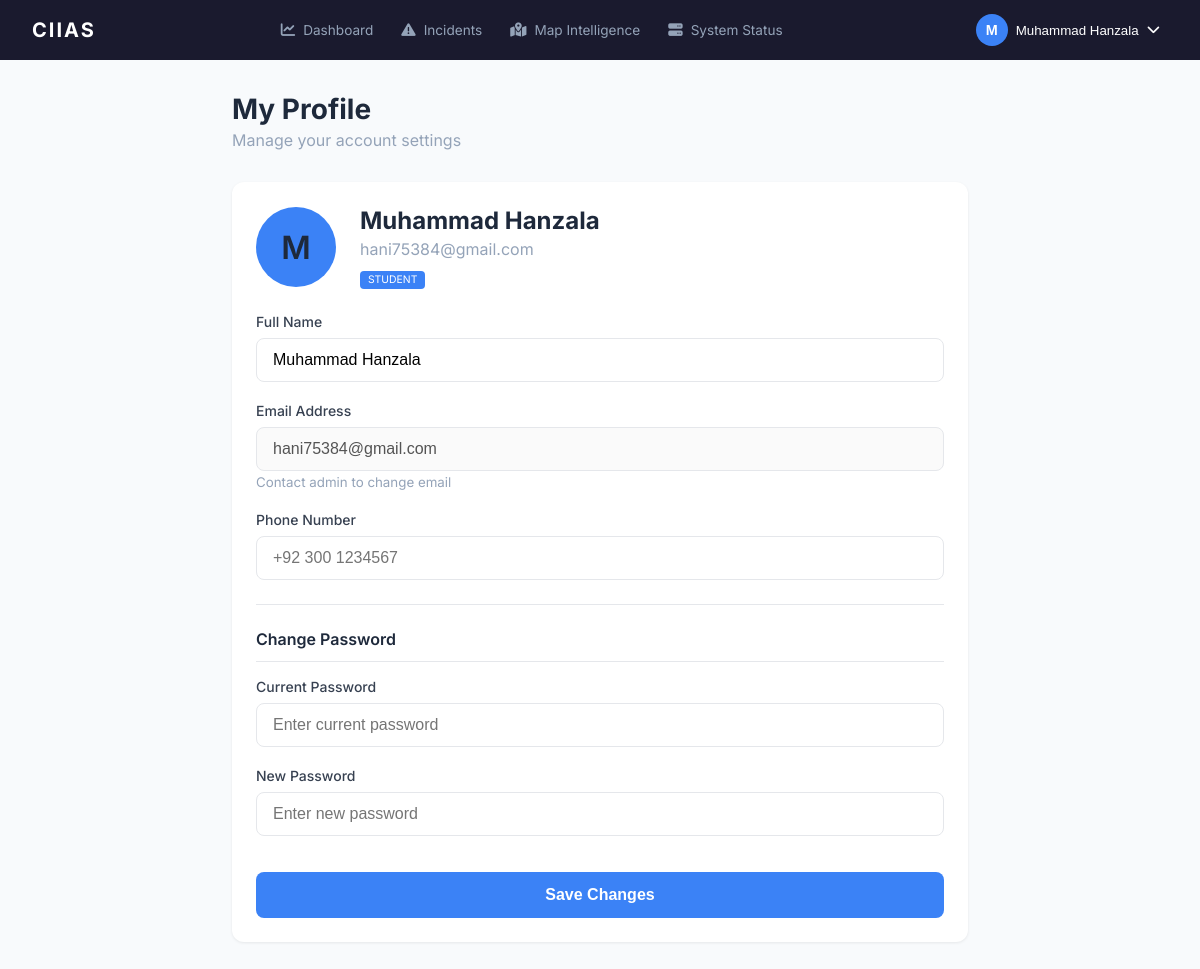
/profile (signed in), run on an earlier commit of the app's database.
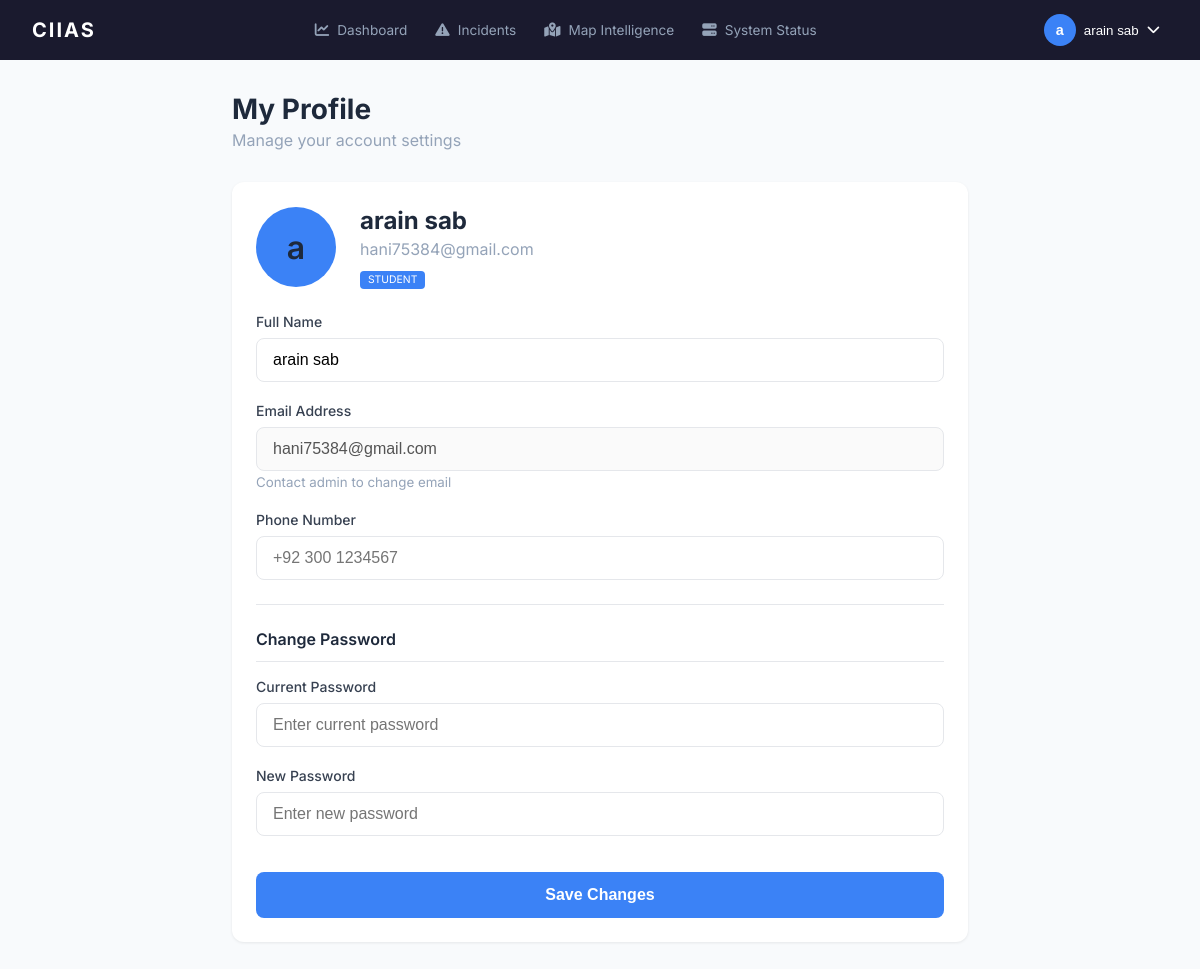
And on a later commit of the database.
### app/models.py (models this page shows, shortened)
class User(db.Model):
    __tablename__ = 'users'
    id = db.Column(db.Integer, primary_key=True)
    name = db.Column(db.String(100), nullable=False)
    email = db.Column(db.String(120), unique=True, nullable=False, index=True)
    password_hash = db.Column(db.String(256), nullable=False)
    role = db.Column(db.String(20), default='student')  # student, staff, security, admin
    phone = db.Column(db.String(20))
    profile_photo = db.Column(db.String(256))
    created_at = db.Column(db.DateTime, default=datetime.utcnow)
    is_active = db.Column(db.Boolean, default=True)
    fcm_token = db.Column(db.String(256))  # For push notifications

### app/web/routes.py (the view, shortened to what this page needs)
@web_bp.route('/profile', methods=['GET', 'POST'])
@login_required
def profile():
    user = User.query.get(session['user_id'])
    return render_template('profile.html', user=user)

### app/utils.py (called while the page is built)
def login_required(f):
    @wraps(f)
    def decorated_function(*args, **kwargs):
        if 'user_id' not in session:
            flash('Please login to access this page')
            return redirect(url_for('web.login'))
        return f(*args, **kwargs)
    return decorated_function

def has_permission(user_role, permission):
    return permission in PERMISSIONS.get(user_role, [])

### app/web/routes.py (called while the page is built)
@web_bp.context_processor
def inject_permissions():
    def check_permission(permission):
        return has_permission(session.get('user_role', 'student'), permission)
    return dict(has_permission=check_permission)

### app/templates/profile.html (shortened to what this page needs)
{% extends "base.html" %}
{% block content %}
<div class="page-container" style="max-width:800px;">
    <div class="page-header">
        <h1>My Profile</h1>
        <p>Manage your account settings</p>
    </div>
    <div class="info-card" style="margin-bottom:1.5rem;">
        <div style="display:flex;align-items:center;gap:1.5rem;margin-bottom:1.5rem;">
            <div class="user-avatar" style="width:80px;height:80px;font-size:2rem;">{{ user.name[0] }}</div>
            <div>
                <h2 style="margin:0;">{{ user.name }}</h2>
                <p style="color:var(--text-light);margin:0.25rem 0;">{{ user.email }}</p>
                <span class="role-badge">{{ user.role.upper() }}</span>
            </div>
        </div>
        <form method="POST">
            <div class="form-group">
                <label>Full Name</label>
                <input type="text" name="name" class="form-control" value="{{ user.name }}" required>
            </div>
            <div class="form-group">
                <label>Email Address</label>
                <input type="email" class="form-control" value="{{ user.email }}" disabled>
                <small style="color:var(--text-light);">Contact admin to change email</small>
            </div>
            <div class="form-group">
                <label>Phone Number</label>
                <input type="tel" name="phone" class="form-control" value="{{ user.phone or '' }}"
                    placeholder="+92 300 1234567">
            </div>
            <hr style="margin:1.5rem 0;border:none;border-top:1px solid #e5e7eb;">
            <h3 style="margin-bottom:1rem;">Change Password</h3>
            <div class="form-group">
                <label>Current Password</label>
                <input type="password" name="current_password" class="form-control"
                    placeholder="Enter current password">
            </div>
            <div class="form-group">
                <label>New Password</label>
                <input type="password" name="new_password" class="form-control" placeholder="Enter new password">
            </div>
            <button type="submit" class="btn-primary" style="margin-top:1rem;">Save Changes</button>
        </form>
    </div>
</div>
{% endblock %}

### app/templates/base.html (shortened to what this page needs)
<!DOCTYPE html>
<html lang="en">
<head>
    <link rel="stylesheet" href="https://cdnjs.cloudflare.com/ajax/libs/font-awesome/6.4.0/css/all.min.css">
    <link rel="stylesheet" href="https://unpkg.com/leaflet@1.9.4/dist/leaflet.css">
    <link rel="stylesheet" href="{{ url_for('static', filename='css/ciias.css') }}">
</head>
<body>
    <nav class="top-navbar">
        <div class="nav-brand">CIIAS</div>
        <div class="nav-links">
            <a href="{{ url_for('web.dashboard') }}" class="{{ 'active' if request.endpoint == 'web.dashboard' }}">
                <i class="fas fa-chart-line"></i> Dashboard
            </a>
            <a href="{{ url_for('web.incidents') }}" class="{{ 'active' if 'incident' in request.endpoint }}">
                <i class="fas fa-exclamation-triangle"></i> Incidents
            </a>
            <a href="{{ url_for('web.map_intelligence') }}"
                class="{{ 'active' if request.endpoint == 'web.map_intelligence' }}">
                <i class="fas fa-map-marked-alt"></i> Map Intelligence
            </a>
            <a href="{{ url_for('web.system_status') }}"
                class="{{ 'active' if request.endpoint == 'web.system_status' }}">
                <i class="fas fa-server"></i> System Status
            </a>
        </div>
        <div class="nav-user">
            <div class="dropdown">
                <button class="dropdown-toggle" onclick="toggleDropdown()">
                    <span class="user-avatar">{{ session.get('user_name', 'U')[0] }}</span>
                    <span>{{ session.get('user_name', 'User') }}</span>
                    <i class="fas fa-chevron-down"></i>
                </button>
            </div>
        </div>
    </nav>
    {% block content %}{% endblock %}
</body>
</html>

What changed in the data, as far as the page shows it:
changed User "hani75384@gmail.com": get "Muhammad Hanzala" → "arain sab"; name "M" → "a"; name "Muhammad Hanzala" → "arain sab"
Also different on the page:
{{ session.get('user_name', 'U')[0] }}: "M" → "a"
